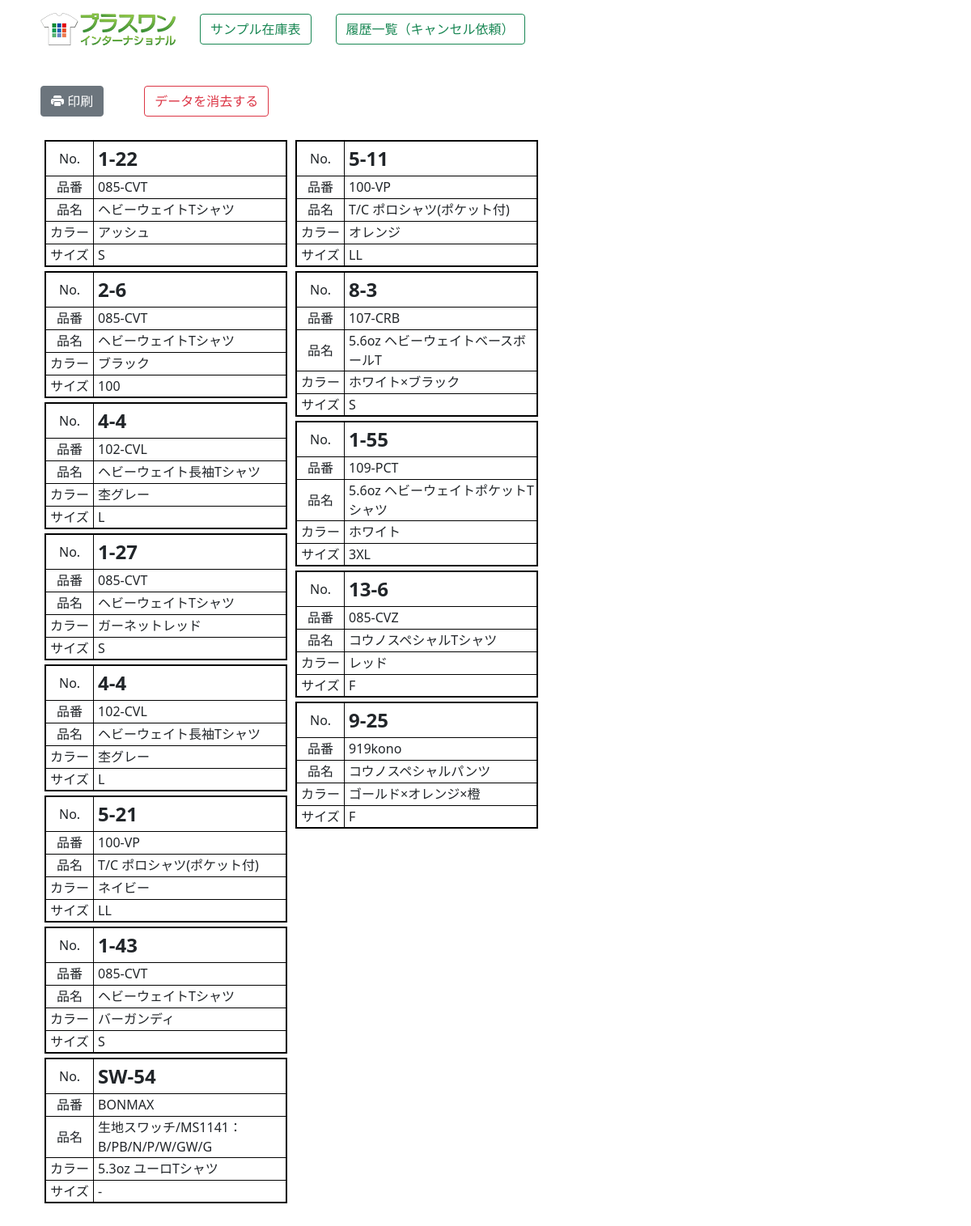
Before: /zaiko2/label_print/ with the older database file.
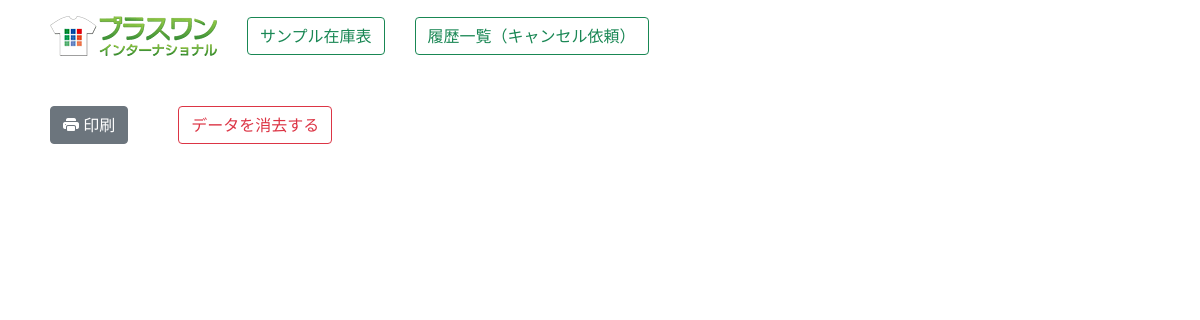
After: the same page with the newer database file.
### zaiko/models.py (models this page shows, shortened)
class Label(models.Model):
    sample_num=models.CharField("サンプルNo",max_length=20)
    shouhin_num=models.CharField("商品番号",max_length=20)
    shouhin_name=models.CharField("商品名",max_length=255)
    color=models.CharField("カラー",max_length=255)
    size=models.CharField("サイズ",max_length=20)

### zaiko2/views.py (the view)
# urls.py: path('label_print/', label_print, name="label_print"),
def label_print(request):
    items=Label.objects.all()
    if items.count() > 16:
        items1=items[:8]
        items2=items[7:16]
        items3=items[15:]
        params={"items1":items1,"items2":items2,"items3":items3,"col":3}
    elif items.count() >8:
        items1=items[:8]
        items2=items[8:16]
        params={"items1":items1,"items2":items2,"col":2}
    else:
        items1=items[:8]
        params={"items1":items1,"col":1}
    kanri=0
    if request.user.username == "p1masao":
        kanri=1
    params["kanri"]=kanri
    return render(request,"zaiko2/label.html",params)

### zaiko2/templates/zaiko2/label.html (shortened to what this page needs)
{% load static %}
<!DOCTYPE html>
<html lang="ja">
<head>
    <link rel="stylesheet" href="{% static 'main.css' %}">
    <link href="https://cdn.jsdelivr.net/npm/bootstrap@5.0.2/dist/css/bootstrap.min.css" rel="stylesheet">
    <link rel="stylesheet" href="https://cdn.jsdelivr.net/npm/bootstrap-icons@1.8.0/font/bootstrap-icons.css">
</head>
<body>
    <div class="container mt-3 mb-5">
        <div style="margin: 0 auto; justify-content: center; width: 1100px;">
            {% include "zaiko/menu.html" with kanri=kanri %}
            <div class="flex2" style="margin-top: 50px;">
                <div><button type="button" class="btn btn-secondary" id="print"><i class="bi bi-printer-fill"></i> 印刷</button></div>
                <div style="margin-left: 50px;">
                    <a href="{% url 'zaiko2:label_del' %}">
                        <button type="button" class="btn btn-outline-danger" onclick="return confirm('本当に消去しますか？')" >データを消去する</button>
                    </a>
                </div>
            </div>
            <div class="flex_print mt-4">
                <div>
                    <div style="width:310px; display: inline;">
                        {% for i in items1 %}
                        <table style="width:300px;margin: 5px;border: #000000 2px solid;">
                            <tr><td style="width: 20%; height: 43px; text-align: center;">No.</td><td style="width: 80%;font-weight: bold;font-size: 1.5em;padding-left: 5px;">{{i.sample_num}}</td></tr>
                            <tr><td style="height: 28px;text-align: center;">品番</td><td style="padding-left: 5px;">{{i.shouhin_num}}</td></tr>
                            <tr><td style="height: 28px;text-align: center;">品名</td><td style="padding-left: 5px;">{{i.shouhin_name}}</td></tr>
                            <tr><td style="height: 28px;text-align: center;">カラー</td><td style="padding-left: 5px;">{{i.color}}</td></tr>
                            <tr><td style="height: 28px;text-align: center;;">サイズ</td><td style="padding-left: 5px;">{{i.size}}</td></tr>
                        </table>
                        {% endfor %}
                    </div>
                </div>
                <div>
                    <div style="width:310px; display: inline;">
                        {% for i in items2 %}
                        <table style="width:300px;margin: 5px;border: #000000 2px solid;">
                            <tr><td style="width: 20%; height: 43px; text-align: center;">No.</td><td style="width: 80%;font-weight: bold;font-size: 1.5em;padding-left: 5px;">{{i.sample_num}}</td></tr>
                            <tr><td style="height: 28px;text-align: center;">品番</td><td style="padding-left: 5px;">{{i.shouhin_num}}</td></tr>
                            <tr><td style="height: 28px;text-align: center;">品名</td><td style="padding-left: 5px;">{{i.shouhin_name}}</td></tr>
                            <tr><td style="height: 28px;text-align: center;">カラー</td><td style="padding-left: 5px;">{{i.color}}</td></tr>
                            <tr><td style="height: 28px;text-align: center;;">サイズ</td><td style="padding-left: 5px;">{{i.size}}</td></tr>
                        </table>
                        {% endfor %}
                    </div>
                </div>
            </div>
        </div>
    </div>
</body>
</html>

Changed rows visible on the page:
removed Label: sample_num "1-22", shouhin_num "085-CVT", shouhin_name "ヘビーウェイトTシャツ", color "アッシュ", size "S"
removed Label: sample_num "2-6", shouhin_num "085-CVT", shouhin_name "ヘビーウェイトTシャツ", color "ブラック", size "100"
removed Label: sample_num "4-4", shouhin_num "102-CVL", shouhin_name "ヘビーウェイト長袖Tシャツ", color "杢グレー", size "L"
removed Label: sample_num "1-27", shouhin_num "085-CVT", shouhin_name "ヘビーウェイトTシャツ", color "ガーネットレッド", size "S"
removed Label: sample_num "4-4", shouhin_num "102-CVL", shouhin_name "ヘビーウェイト長袖Tシャツ", color "杢グレー", size "L"
removed Label: sample_num "5-21", shouhin_num "100-VP", shouhin_name "T/C ポロシャツ(ポケット付)", color "ネイビー", size "LL"
removed Label: sample_num "1-43", shouhin_num "085-CVT", shouhin_name "ヘビーウェイトTシャツ", color "バーガンディ", size "S"
removed Label: sample_num "SW-54", shouhin_num "BONMAX", shouhin_name "生地スワッチ/MS1141：B/PB/N/P/W/GW/G", color "5.3oz ユーロTシャツ", size "-"
removed Label: sample_num "5-11", shouhin_num "100-VP", shouhin_name "T/C ポロシャツ(ポケット付)", color "オレンジ", size "LL"
removed Label: sample_num "8-3", shouhin_num "107-CRB", shouhin_name "5.6oz ヘビーウェイトベースボールT", color "ホワイト×ブラック", size "S"
removed Label: sample_num "1-55", shouhin_num "109-PCT", shouhin_name "5.6oz ヘビーウェイトポケットTシャツ", color "ホワイト", size "3XL"
removed Label: sample_num "13-6", shouhin_num "085-CVZ", shouhin_name "コウノスペシャルTシャツ", color "レッド", size "F"
removed Label: sample_num "9-25", shouhin_num "919kono", shouhin_name "コウノスペシャルパンツ", color "ゴールド×オレンジ×橙", size "F"
